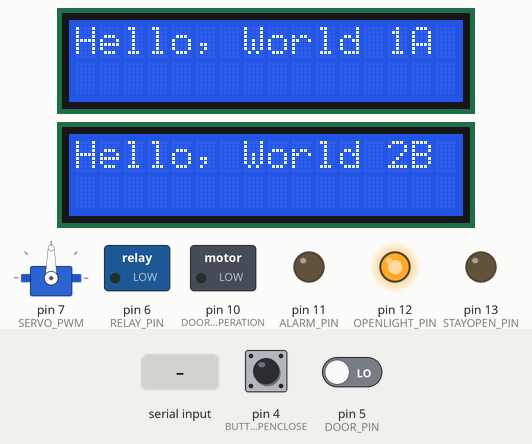
This sketch was run on a simulated Arduino Mega 2560, built with avr-gcc and run on an emulated ATmega2560. Parts: servo, 2 × 16×2 character LCD, switched loads named in the sketch (green lamp = pin HIGH), output pins drawn as LEDs (lit = HIGH). Dashed ring = blinking. The test bench sets the inputs (shaded band); at power-on: pin 4 (BUTTON_OPENCLOSE) LOW, pin 5 (DOOR_PIN) LOW. Pins used as bus, display or sensor lines are not drawn; what the sketch prints to the serial monitor is not drawn.

Above: at 1.4 s.
1.5 s: pin 4 (BUTTON_OPENCLOSE) pulled HIGH for 0.15 s
At 3.2 s:
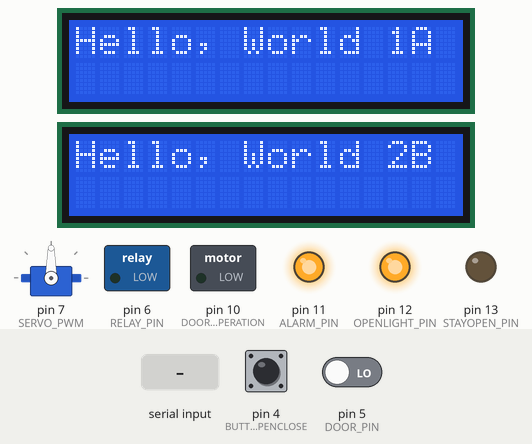
4.1 s: "$" received over Serial
At 4.6 s:
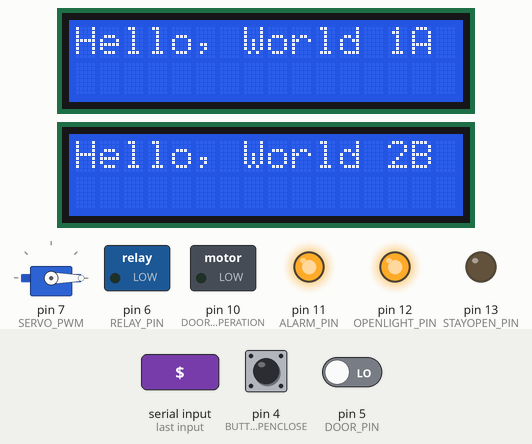
5.6 s: pin 5 (DOOR_PIN) driven HIGH
At 6.2 s:
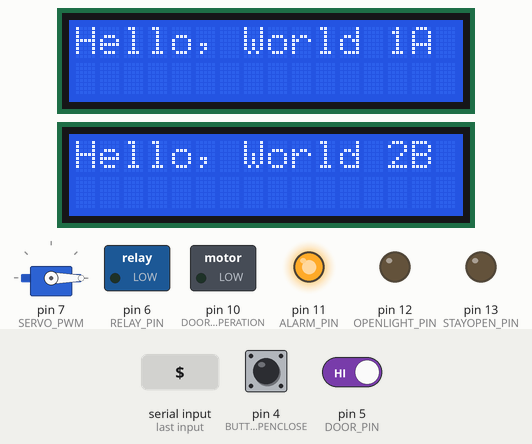
7.2 s: pin 4 (BUTTON_OPENCLOSE) pulled HIGH for 1 s
At 8.5 s:
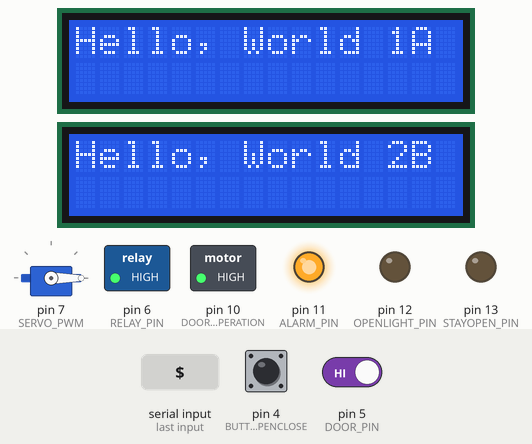
13.2 s: pin 4 (BUTTON_OPENCLOSE) pulled HIGH for 3.2 s
At 16.8 s:
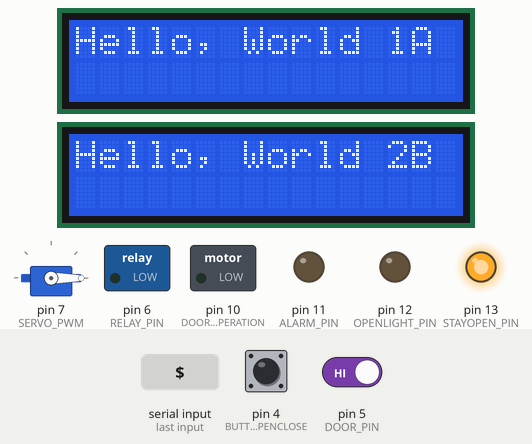
Timing chart, 0 to 18.3 s (numbered marks = the images above; inputs shaded):
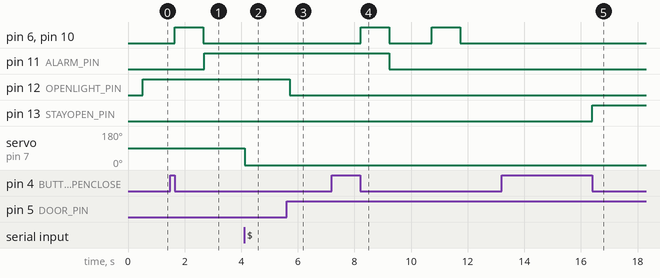

Measured:
- after the input at 1.5 s, pin 6 (RELAY_PIN), pin 10 (DOOR_MOTOR_IN_OPERATION): LOW → HIGH after 0.15 s, → LOW 1.0 s later; pin 11 (ALARM_PIN): LOW → HIGH after 1.2 s
- after the input at 4.1 s, servo on pin 7 (SERVO_PWM): 90° → 0° at once
- after the input at 5.6 s, pin 12 (OPENLIGHT_PIN): HIGH → LOW after 0.11 s
- after the input at 7.2 s, pin 6 (RELAY_PIN), pin 10 (DOOR_MOTOR_IN_OPERATION): alternates HIGH for 1.0 s and LOW for 1.5 s, starting after 1.0 s; pin 11 (ALARM_PIN): HIGH → LOW after 2.0 s
- after the input at 13.2 s, pin 13 (STAYOPEN_PIN): LOW → HIGH after 3.2 s

The sketch:

RFID_MIFARE_DoorAccess_VS.ino
```cpp
/******************************************
PURPOSE:  To Securely Control Access to a Door
Created by: Sean Zeng from New Zealand
DATE:   2/2014
*******************************************/

/*
* This sketch uses the MFRC522 Library to use ARDUINO RFID MODULE KIT 13.56 MHZ WITH TAGS SPI W AND R BY COOQROBOT.
* The library file MFRC522.h has a wealth of useful info. Please read it.
* The functions are documented in MFRC522.cpp.
*
* Based on code Dr.Leong   ( WWW.B2CQSHOP.COM )
* Created by Miguel Balboa (circuitito.com), Jan, 2012.
* Rewritten by Søren Thing Andersen (access.thing.dk), fall of 2013 (Translation to English, refactored, comments, anti collision, cascade levels.)
*
* This library has been released into the public domain.
*/

/*
Not all pins on the Mega and Mega 2560 support change interrupts, so only the following can be used for RX:
10, 11, 12, 13, 14, 15, 50, 51, 52, 53, A8(62), A9(63), A10(64), A11(65), A12(66), A13(67), A14(68), A15(69).
*/

/* SIM Commands Read from Data Sheet. Sean Zeng =)

AT&W Saves the sim Settings

See Module Model Information
AT+ATI

Signal Quality
AT+CSQ
+CSQ: 31,0
<rssi><recieved signal strength indication>, <ber>=<bit error rate>
rssi corellated with db
0 = -115db or less
2-30 = -110 to -54 db
31 = -52 db or greater
99 = Undetectable

Sim is registerd?
AT+CREG?
+CREG: 0,1

Enable More Error code info
AT+CMEE=1

Check SIM PIN
AT+CPIN?
OK

Baud Rate of Serial Communication
AT+IPR?
0 is auto detect but i doesn't work. More like very high baud only

See own number
AT+CNUM

Memory Used:
AT+CPMS?

Memory types avalible:
AT+CPMS=?

Set Memory Storage to on sim and phone memory
AT+CPMS="MT"
+CPMS: <used_space>,<max_space>

/// SMS  ///

Set Text Message bits 1,0 via int
AT+CSMP=?
AT+CSMP=17,167,0,0 <- 17 no idea, 167 text expires in 24 hours, 0, 0 msg 7 bit text

Character Format GSM, UCS2, HEX, IRA, PCCP, 8859-1
AT+CSCS=Hex <- Unicode
AT+CSCS?
AT+CSCS="GSM"

SMS Mesage Format Sets Text Mode
AT+CMGF=1 <- Displays MSG as TEXT, Failed text may reset this
0 is PDU Mode

Send Text
AT+CMGS="0279465037"
> Text
End with char(26) (Ctrl-Z), so we do Serial1.write(26)

Send Text From storage
AT-CMSS

Write Text to storage
AT-CMGW

New SMS
AT+CNMI

Recieve Msg's
+CMTI: "SM",5

Save SMS Settings
AT+CSAS

Delete Text Msg from memory
AT+CMGD=number
AT+CMGD=number,1 deletes all read msg, send untouched
2 deletes all read and sent
3 deletes all read, send all deleted
4 deletes all inclu unread

Read List of Msgs
AT+CMGL=?
AT+CMGL="REC UNREAD",0 Show ALL Unread
AT+CMGL="STO SENT",0 Sent msgs
AT+CMGL="ALL", Show ALL MSG
+CMGL: <index>,<status>,<from_address>,<mr>,<scts><CRLF><data>
index	The memory index number, use this index to read or delete this message.
status	The status of this message. For received messages this can be "REC READ" or "REC UNREAD" depending on whether the messages has been read or listed before.
from_address	The subscriber number of the person who sent the message.
mr	The reference number of this message. Most modems keep this field empty.
scts	The time the message was forwarded to this phone or modem.
data	The actual message data in plain text

Read Text
AT+CMGR


/// DTMF Tones (number communication by ear) ///


*/

/* RFID uses SPI Communication bus
This is MOSI, MISO, SCLK, SDA
With 3.3V GND
With RST
And Redundant IRQ (Interrupt request pin)

Arduino 2560 Matching pins:

--Special--
49 RST (You choose this)

--SPI--
MISO: 50
MOSI: 51
Clock SCK: 52
Slave Select SDA: 53
*/

#include "Door.h"
#include <SPI.h>//include the SPI bus library
#include <MFRC522.h>//include the RFID reader library
#include <Servo.h>
#include <LiquidCrystal_I2C.h>
#include <Wire.h>

// OLED
#include <Adafruit_GFX.h>
#include <Adafruit_SSD1306.h>

#include <stdio.h>
#include <DS1302.h>
#include <DHT.h>

// RFID PINS
#define SS_PIN 53  // slave select pin
#define RST_PIN 49  // RFID reset pin

// DOOR PINS
#define SERVO_PWM 7
#define RELAY_PIN 6
#define DOOR_PIN 5


// Interfaces IN OUT
#define BUTTON_OPENCLOSE 4
#define STAYOPEN_PIN 13
#define OPENLIGHT_PIN 12
#define ALARM_PIN 11

#define DOOR_MOTOR_IN_OPERATION 10
#define LED

// Turn this to off so the led wpn't be constantly on
#define LED_ARDUINO_L 13

// SERVO Door Angles
#define SERVO_CLOSEANGLE 10
#define SERVO_OPENANGLE 135

// Digital Clock Pin
#define DHT_PIN 3

// Set the appropriate digital I/O pin connections.
// Data sheet: http://datasheets.maximintegrated.com/en/ds/DS1302.pdf
#define rtcCePin 10  // RTC Chip Enable
#define rtcIoPin 11  // RTC Input/Output
#define rtcSclkPin 12  // RTC Serial Clock

// Instatiate a MFRC522 reader object.
MFRC522 mfrc522(SS_PIN, RST_PIN);
MFRC522::MIFARE_Key key;//create a MIFARE_Key struct named 'key', which will hold the card information

// Correct Passphrase from Card: Block 61 "Goodluck:)_____"
int cardReadBlockNumber = 61;
// If need to print in serial, use Serial.write(byte[j]); Since ASCII numbers need translating
const byte cardReadBlockContent[16] = "Goodluck:)_____";
const byte cardReadBlockContentA[16] = "thyetgjshtgdjwh";

int cardWriteBlockNumber = 50;
byte writeToBlock[16] = "728ZestApart___";

byte readBackBlock[18]; //This array is used for reading out a block. The MIFARE_Read method requires a buffer that is at least 18 bytes to hold the 16 bytes of a block.

// Control Variables for SimpleMultiState Operation of main loop
char globalByte[9]; //For serial return of information
bool writeToCardTrue = false;
bool cardDumpTrue = false;
char globalChar[4]; // For Servo control across modules
int servoDoorAngle = 10;

// Millis Multi States
unsigned long previous500msMillis = 0;
unsigned long previousButtonMillis = 0;
unsigned long buttonPressTime = 0;
unsigned long previousDoorActionMillis = 0;

// Initiate Class for handling servo states
Servo servoDoor;
// Intitiate Class for handling the door, relays and reading state
// Also handles errors, such as door open and trying to lock (It will still operate, just let u know there is a error)
Door door1(servoDoor, DOOR_PIN, RELAY_PIN, SERVO_CLOSEANGLE, SERVO_OPENANGLE);

// This enables timing of button hold down
bool countButtonPressTime = false;
// This enables the timing of doorLock loop
bool beginArmingDoorClose = false;
// This enables timing of doorOpen Alarm loop
bool beginArmingDoorOpen = false;
// This is a alarm modify prevention if other loops try to stop it
bool preventAlarmChange = false;

// LCD START
// Addr for lcd 0x3D 0x3E
// OLED 0x3C
// Big LEC 0x23

LiquidCrystal_I2C lcdA(0x3E, 16, 2);
LiquidCrystal_I2C lcdB(0x3D, 16, 2);

boolean lcdA_blink = false;
boolean lcdB_blink = false;

// Create a DS1302 object.
DS1302 rtc(rtcCePin, rtcIoPin, rtcSclkPin);

// Set DHT Digital Humidity Temperature
DHT dht(DHT_PIN, DHT11);

// LCD Custom Char for RAM storage
uint8_t smileGoate[8] = { 0x0, 0xA, 0xA, 0x0, 0x11, 0x11, 0xE, 0x4 };
uint8_t smileHair[8] = { 0x1B, 0x11, 0x0, 0xA, 0xA, 0x0, 0x11, 0xE };
uint8_t tempSymbol[8] = { 0x4, 0xA, 0xA, 0xA, 0xE, 0x1F, 0x1F, 0xE };
uint8_t humidSymbol[8] = { 0x4, 0x4, 0xA, 0xA, 0x11, 0x11, 0x11, 0xE };
uint8_t leftBoarder[8] = { 0x1F, 0x10, 0x10, 0x10, 0x10, 0x10, 0x10, 0x1F };
uint8_t rightBoarder[8] = { 0x1F, 0x1, 0x1, 0x1, 0x1, 0x1, 0x1, 0x1F };

/// BEGIN ///
void setup() {
	Serial.begin(9600);        // Initialize serial communications with the PC
	SPI.begin();               // Init SPI bus
	mfrc522.PCD_Init();        // Init MFRC522 card (in case you wonder what PCD means: proximity coupling device)

	Serial.println("Scan a MIFARE Classic card");

	// Prepare the security key for the read and write functions - all six key bytes are set to 0xFF at chip delivery from the factory.
	// Since the cards in the kit are new and the keys were never defined, they are 0xFF
	// Sean: FF FF FF FF FF FF ?? == 0xFF
	// if we had a card that was programmed by someone else, we would need to know the key to be able to access it. This key would then need to be stored in 'key' instead.

	for (byte i = 0; i < 6; i++) {
		key.keyByte[i] = 0xFF;//keyByte is defined in the "MIFARE_Key" 'struct' definition in the .h file of the library
	}

	servoDoor.attach(SERVO_PWM);

	pinMode(DOOR_PIN, INPUT);
	pinMode(STAYOPEN_PIN, OUTPUT);
	pinMode(RELAY_PIN, OUTPUT);
	pinMode(BUTTON_OPENCLOSE, INPUT);
	pinMode(ALARM_PIN, OUTPUT);
	pinMode(OPENLIGHT_PIN, OUTPUT);
	pinMode(DOOR_MOTOR_IN_OPERATION, OUTPUT);

	pinMode(LED_ARDUINO_L, OUTPUT);

	digitalWrite(LED_ARDUINO_L, LOW);

	// Vital Funtions to locked door ans keep closed;
	door1.setDoorStayClosed();

	// Report door operation to led
	door1.addActivityPin(DOOR_MOTOR_IN_OPERATION);

	if (digitalRead(DOOR_PIN) == 1) {
		door1.lockdoor();
		Serial.println("Door is Closed and Locked");
	}
	else {
		door1.setDoorOpen();
		door1.setBoltOpen();
		Serial.println("Door is Open and Unlocked");
	}

	// initalize LCD
	lcdA.begin();
	// Turn On backlight and print "Hello World:
	lcdA.backlight();
	lcdA.print("Hello, World 1A");
	//lcdA.blink();

	// initalize LCD
	lcdB.begin();
	// Turn On backlight and print "Hello World:
	lcdB.backlight();
	lcdB.print("Hello, World 2B");
	//lcdB.blink();


	Serial.println("Ready for commands");
}

void loop() {

	// Millis Update
	unsigned long currentMillis = millis();

	// Serial Check, read and execute every 0.5s
	if ((currentMillis - previous500msMillis) > 500) {
		previous500msMillis = currentMillis;

		serialEvent();

		// Return true if problem found;
		if (doorCheckError()) { // If door was manually opened
			digitalWrite(ALARM_PIN, HIGH);
			door1.removeError();
		}

		if (door1.isDoorOpen() == true) {
			digitalWrite(OPENLIGHT_PIN, HIGH);
		}
		else
		{
			digitalWrite(OPENLIGHT_PIN, LOW);
		}
	}

	// Button To Operate Door Check
	// Will active if button was being counted for hold down time, or if button was pressed
	// Only when button is released will operations commence
	// Debounce prevents any other readings from being taken account once new time for previousButtonMillis is set
	if (digitalRead(BUTTON_OPENCLOSE) == 1 || countButtonPressTime == true) {

		// Button Debounce, if change occured less than 0.5 sec before last button press, then ignore
		if ((currentMillis - previousButtonMillis) > 500) {

			if (countButtonPressTime == false) {
				Serial.println("Button Was Pressed, Timing...");
				countButtonPressTime = true;
				buttonPressTime = millis();
			}
			// Once button is released, on of two operations will be done based upon if 3000ms had passed
			else if (digitalRead(BUTTON_OPENCLOSE) == 0) {

				Serial.print("Timed: ");
				Serial.print(currentMillis - buttonPressTime);
				Serial.println("ms");

				// Button was held for 3 sec thus toggle keep door open
				// Note this will not open door if it was closed
				// The next button press (for less than 3000ms) will take care of that
				if ((currentMillis - buttonPressTime) > 3000) {

					// Led should flash here, interrupts should take care of this part

					// Toggle door stay open
					if (door1.isDoorStayOpen() == false) {
						door1.setDoorStayOpen();
						digitalWrite(STAYOPEN_PIN, HIGH);
					}
					else {
						digitalWrite(STAYOPEN_PIN, LOW);
						door1.setDoorStayClosed();
					}

				}
				// Button was released without 3 sec passing, thus just toggle door
				else {
					// Lock or unlock door
					toggleDoor();
				}

				// Start debounce lockout
				previousButtonMillis = currentMillis;
				countButtonPressTime = false;
			}
		}
		else {
			// Debounce in effect here
			// Else Do nothing
		}
	}

	// This closes the door automatically after 2.5 sec once it is closed
	// Works only if bolt was unlocked and doorStayOpen not set
	// If door was opened for 60 sec, then alarm should buzz continuously
	if (door1.isBoltUnlocked() && !door1.isDoorStayOpen()) {

		// Flip flop loop below, switching states disables the millis of other state

		// If door is opened
		if (door1.isDoorOpen()) {
			// Stop Close Count
			beginArmingDoorClose = false;

			// Start counting time if haven't already and if door open too long, buzz
			if (beginArmingDoorOpen == false) {
				Serial.println("Door is Open, Alarm will sound in 60s");
				previousDoorActionMillis = currentMillis;
				beginArmingDoorOpen = true;

			}
			else if ((currentMillis - previousDoorActionMillis) > 60000) {
				if (digitalRead(ALARM_PIN) == LOW)
				{
					Serial.println("ALAM PIN SET HIGH");
					Serial.println("Door Should Be Closed, Else StayOpen Should be Set");
					digitalWrite(ALARM_PIN, HIGH);
				}
			}
		}
		// Door must be closed
		else {
			// Stop Open Count
			beginArmingDoorOpen = false;

			// If alarm was on, and ok to turn off, do so
			if (preventAlarmChange == false) {

				digitalWrite(ALARM_PIN, LOW);
			}

			// If count was not started, then start it and if door closed for 2.5 sec, lock it
			if (beginArmingDoorClose == false) {
				Serial.println("Door is closed, will be auto locked in 2.5s");
				previousDoorActionMillis = currentMillis;
				beginArmingDoorClose = true;
			}
			else if ((currentMillis - previousDoorActionMillis) > 2500) {

				door1.lockdoor();

				// Reset State so count will start again next time, note count won't start unless bolt is opened
				// Thus repeat won't happen
				beginArmingDoorClose = false;
			}
		}

	}


	// Look for new cards (in case you wonder what PICC means: proximity integrated circuit card)
	if (!mfrc522.PICC_IsNewCardPresent()) {//if PICC_IsNewCardPresent returns 1, a new card has been found and we continue

		return;//if it did not find a new card is returns a '0' and we return to the start of the loop
	}

	Serial.println("Card Detected Authenticating..");

	// Select one of the cards
	if (!mfrc522.PICC_ReadCardSerial()) {//if PICC_ReadCardSerial returns 1, the "uid" struct (see MFRC522.h lines 238-45)) contains the ID of the read card.
		Serial.println("Something Went Wrong When Reading UID");
		return;//if it returns a '0' something went wrong and we return to the start of the loop
	}

	Serial.print("Card ID: ");
	Serial.print(mfrc522.uid.size, DEC);
	for (int i = 0; i < (int)mfrc522.uid.size; ++i) {
		Serial.print(mfrc522.uid.uidByte[i], HEX);
	}
	Serial.println();

	if (writeToCardTrue) {
		writeBlock(cardWriteBlockNumber, writeToBlock);
	}

	if (cardDumpTrue) {

		Serial.println("Block   0  1  2  3   4  5  6  7   8  9 10 11  12 13 14 15");

		for (int i = 63; i >= 0; --i) {
			Serial.print("  ");
			Serial.print(i);
			Serial.print("   ");
			readBlock(i, readBackBlock);
			for (int i = 0; i < 16; ++i) {
				Serial.write(readBackBlock[i]); // Output as Byte to ASCII
			};
			Serial.println();
		}

		// Read out all information
		mfrc522.PICC_DumpToSerial(&(mfrc522.uid));
	}

	// Authenticate
	Serial.println("Reading...");

	readBlock(cardReadBlockNumber, readBackBlock);

	if (checkBytesIdentical(readBackBlock, cardReadBlockContent, 10)) {
		Serial.println("Card Authenticated");

		toggleDoor();

	}
	else {
		Serial.println("Card Not Authenticated");
	}

	/* // For Seeing password of authentication
	for (int i = 0; i < 16; ++i) {
		Serial.write(readBackBlock[i]); // Output as Byte to ASCII
	}; */

	Serial.println();

	// Halt PICC
	mfrc522.PICC_HaltA();
	// Stop encryption on PCD
	mfrc522.PCD_StopCrypto1();

}

bool doorCheckError() {

	if (door1.checkSuccess() == true) {
		Serial.println(door1.errorReason());
	}

	return door1.checkSuccess();
}

void toggleDoor() {

	// Reset Auto Warnings
	beginArmingDoorClose = false;
	beginArmingDoorOpen = false;

	// Door Operation Toogle Lock or unlocked
	if (door1.isBoltUnlocked()) {
		door1.lockdoor();
	}
	else {
		door1.unlockdoor();
	}

	// Check if lock operation deteced errors
	doorCheckError();
}

void serialEvent() {

	String serialString = "";
	serialString.reserve(20);

	if (Serial.available()) {
		delay(10); //<----Should use interrupts-Lose time!!!!!!!!!!!!!!!!!!!!!!!!!!!!!!!

				   // READS STRING
		char inChar = (char)Serial.read();


		// Binary DATA Input 8 bit "#01000000
		if (inChar == '#') {
			int i = 0;
			while (Serial.available()) {
				if (i < 15) {
					inChar = Serial.read();
					writeToBlock[i] = inChar;
					i++;
				}
			}
			globalByte[15] = '\0';
			Serial.print("15 + NULL Bytes Received: (ASCII): ");

			for (int i = 0; i < 16; ++i) {
				Serial.write(writeToBlock[i]); // Output as Byte to ASCII
			};
			Serial.println();

		}
		else if (inChar == '%') {

			int blockNumber = 0;

			blockNumber = Serial.parseInt();

			Serial.print("Read Block Number: ");
			Serial.println(blockNumber);

			cardReadBlockNumber = blockNumber;

		}
		else if (inChar == '^') {

			int blockNumber = 0;

			blockNumber = Serial.parseInt();

			Serial.print("Write Block Number: ");
			Serial.println(blockNumber);

			cardWriteBlockNumber = blockNumber;

		}
		else if (inChar == '$') {

			// Store Data in global array
			int i = 0;

			while (Serial.available()) {

				if (i < 3) {
					inChar = (char)Serial.read();
					globalChar[i] = inChar;
					i++;
				}
				else {
					// ignores rest of data
					inChar = (char)Serial.read();
				}
			}

			globalChar[i] = '\0'; // Adds in ending

			Serial.print(i);
			Serial.println(globalChar);

			// Convert Char to Int
			servoDoorAngle = (globalChar[0] - '0') * 100;
			servoDoorAngle += (globalChar[1] - '0') * 10;
			servoDoorAngle += (globalChar[2] - '0');

			servoDoor.write(servoDoorAngle);
			Serial.print("Servo Received servoDoorAngle[");
			Serial.print(servoDoorAngle);
			Serial.println("]");

			return; // Finish Loop
		}
		else {
			serialString += inChar;
			while (Serial.available()) {
				char inChar = (char)Serial.read();
				serialString += inChar;
			}
			Serial.print("String Received: ");
			Serial.println(serialString);

			//String decoder
			if (serialString == "write" || serialString == "w") {
				if (!writeToCardTrue) {
					writeToCardTrue = true;
					Serial.println("Card Writing On");
				}
				else {
					writeToCardTrue = false;
					Serial.println("Card Writing Off");
				}
			}
			else if (serialString == "dump" || serialString == "d") {
				if (!cardDumpTrue) {
					cardDumpTrue = true;
					Serial.println("Card Dump On");
				}
				else {
					cardDumpTrue = false;
					Serial.println("Card Dump Off");
				}
			}
			else if (serialString == "writeString" || serialString == "ws") {
				Serial.print("Write String is: ");
				for (int i = 0; i < 16; ++i) {
					Serial.write(writeToBlock[i]); // Output as Byte to ASCII
				};
				Serial.println();

			}
			else if (serialString == "writeNum" || serialString == "wn") {
				Serial.print("Write Block Number is: ");
				Serial.print(cardReadBlockNumber);

			}
			else if (serialString == "lock" || serialString == "l") {
				Serial.println("Locking Servo...");

			}
			else if (serialString == "open" || serialString == "o") {
				Serial.println("Opening Servo...");

			}
			else if (serialString == "relay" || serialString == "r") {

				Serial.print("Turning ");

				if (digitalRead(RELAY_PIN) == HIGH) {
					Serial.print("OFF");
				}
				else
				{
					Serial.print("ON");
				}

				Serial.print(" Relay Pin#");
				Serial.print(RELAY_PIN);
				Serial.println("...");

				digitalWrite(RELAY_PIN, !digitalRead(RELAY_PIN));
			}
			else if (serialString == "help" || serialString == "/h") {
				Serial.println("DOOR CONTROL 2016 V1 By Sean Zeng");
				Serial.println("Commands:");
				Serial.println("#RFIDSTRING $SERVOANGLE[3] %READBLOCKNUMBER ^WRITEBLOCKNUMBER");
				Serial.println("write, dump, writeString, writeNum, lock, open, relay");
			}
			else {
				Serial.print("ERROR COMMAND UNKNOWN: ");
				Serial.println(serialString);

			}

			serialString = "";
		}
	}
}
```

Source omitted: Door.cpp (2937 bytes), Door.h (1366 bytes), fuctions.ino (4918 bytes)
